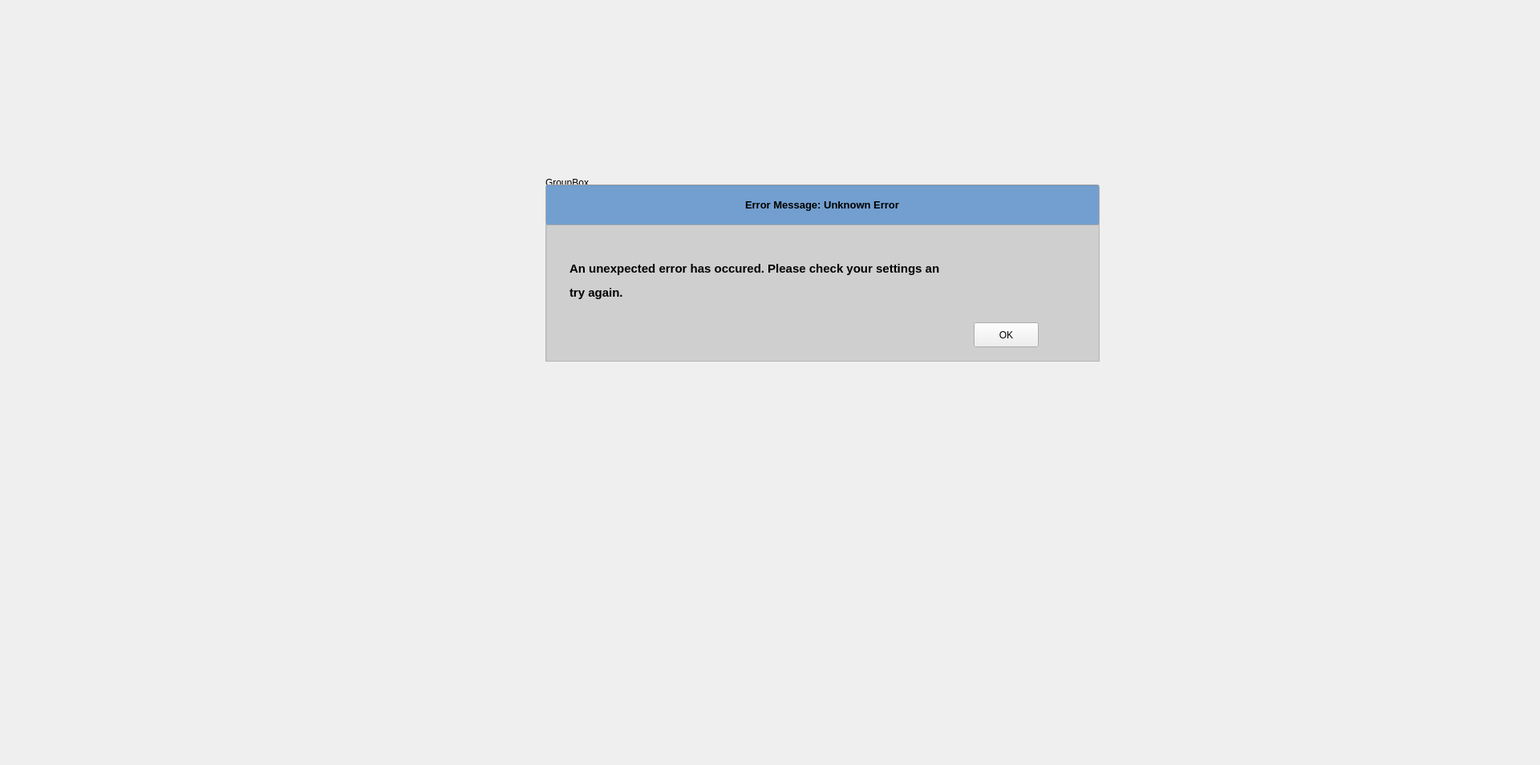
<?xml version="1.0" encoding="UTF-8"?>
<ui version="4.0">
 <class>DockWidget</class>
 <widget class="QDockWidget" name="DockWidget">
  <property name="geometry">
   <rect>
    <x>0</x>
    <y>0</y>
    <width>1920</width>
    <height>954</height>
   </rect>
  </property>
  <property name="palette">
   <palette>
    <active>
     <colorrole role="Base">
      <brush brushstyle="SolidPattern">
       <color alpha="142">
        <red>184</red>
        <green>184</green>
        <blue>184</blue>
       </color>
      </brush>
     </colorrole>
    </active>
    <inactive>
     <colorrole role="Base">
      <brush brushstyle="SolidPattern">
       <color alpha="142">
        <red>184</red>
        <green>184</green>
        <blue>184</blue>
       </color>
      </brush>
     </colorrole>
    </inactive>
    <disabled>
     <colorrole role="Base">
      <brush brushstyle="SolidPattern">
       <color alpha="255">
        <red>255</red>
        <green>255</green>
        <blue>255</blue>
       </color>
      </brush>
     </colorrole>
    </disabled>
   </palette>
  </property>
  <property name="windowTitle">
   <string>DockWidget</string>
  </property>
  <widget class="QWidget" name="dockWidgetContents">
   <widget class="QGroupBox" name="groupBox">
    <property name="geometry">
     <rect>
      <x>680</x>
      <y>220</y>
      <width>691</width>
      <height>231</height>
     </rect>
    </property>
    <property name="title">
     <string>GroupBox</string>
    </property>
    <widget class="QLineEdit" name="PluginView_4">
     <property name="geometry">
      <rect>
       <x>0</x>
       <y>10</y>
       <width>691</width>
       <height>51</height>
      </rect>
     </property>
     <property name="palette">
      <palette>
       <active>
        <colorrole role="Base">
         <brush brushstyle="SolidPattern">
          <color alpha="255">
           <red>114</red>
           <green>159</green>
           <blue>207</blue>
          </color>
         </brush>
        </colorrole>
       </active>
       <inactive>
        <colorrole role="Base">
         <brush brushstyle="SolidPattern">
          <color alpha="255">
           <red>114</red>
           <green>159</green>
           <blue>207</blue>
          </color>
         </brush>
        </colorrole>
       </inactive>
       <disabled>
        <colorrole role="Base">
         <brush brushstyle="SolidPattern">
          <color alpha="255">
           <red>255</red>
           <green>255</green>
           <blue>255</blue>
          </color>
         </brush>
        </colorrole>
       </disabled>
      </palette>
     </property>
     <property name="font">
      <font>
       <pointsize>10</pointsize>
       <weight>75</weight>
       <bold>true</bold>
      </font>
     </property>
     <property name="autoFillBackground">
      <bool>false</bool>
     </property>
     <property name="text">
      <string>Error Message: Unknown Error</string>
     </property>
     <property name="alignment">
      <set>Qt::AlignCenter</set>
     </property>
     <property name="readOnly">
      <bool>true</bool>
     </property>
    </widget>
    <widget class="QColumnView" name="PluginView_3">
     <property name="geometry">
      <rect>
       <x>0</x>
       <y>60</y>
       <width>691</width>
       <height>171</height>
      </rect>
     </property>
     <property name="palette">
      <palette>
       <active>
        <colorrole role="Base">
         <brush brushstyle="SolidPattern">
          <color alpha="142">
           <red>184</red>
           <green>184</green>
           <blue>184</blue>
          </color>
         </brush>
        </colorrole>
       </active>
       <inactive>
        <colorrole role="Base">
         <brush brushstyle="SolidPattern">
          <color alpha="142">
           <red>184</red>
           <green>184</green>
           <blue>184</blue>
          </color>
         </brush>
        </colorrole>
       </inactive>
       <disabled>
        <colorrole role="Base">
         <brush brushstyle="SolidPattern">
          <color alpha="255">
           <red>255</red>
           <green>255</green>
           <blue>255</blue>
          </color>
         </brush>
        </colorrole>
       </disabled>
      </palette>
     </property>
    </widget>
    <widget class="QPushButton" name="pushButton">
     <property name="geometry">
      <rect>
       <x>534</x>
       <y>182</y>
       <width>81</width>
       <height>31</height>
      </rect>
     </property>
     <property name="text">
      <string>OK</string>
     </property>
    </widget>
    <widget class="QLabel" name="label">
     <property name="geometry">
      <rect>
       <x>30</x>
       <y>80</y>
       <width>501</width>
       <height>101</height>
      </rect>
     </property>
     <property name="text">
      <string>&lt;html&gt;&lt;head/&gt;&lt;body&gt;&lt;p&gt;&lt;span style=&quot; font-size:11pt; font-weight:600;&quot;&gt;An unexpected error has occured. Please check your settings an&lt;/span&gt;&lt;/p&gt;&lt;p&gt;&lt;span style=&quot; font-size:11pt; font-weight:600;&quot;&gt; try again.&lt;/span&gt;&lt;/p&gt;&lt;/body&gt;&lt;/html&gt;</string>
     </property>
     <property name="textFormat">
      <enum>Qt::AutoText</enum>
     </property>
    </widget>
    <zorder>PluginView_3</zorder>
    <zorder>PluginView_4</zorder>
    <zorder>pushButton</zorder>
    <zorder>label</zorder>
   </widget>
  </widget>
 </widget>
 <resources/>
 <connections/>
</ui>
